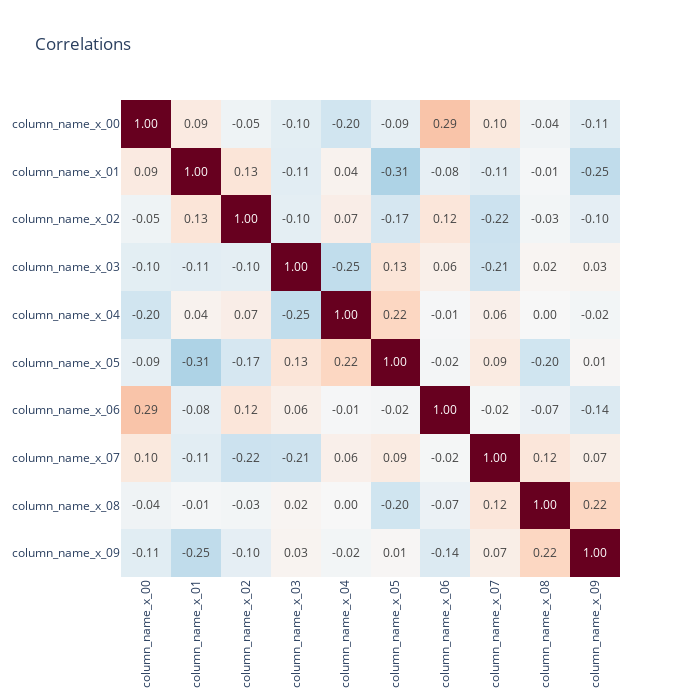

The code cell stored with this chart in its notebook:
### Code cell
# Heatmap with tick labels, color bar and cell annotations
# Mostly to be used as a correlation matrix

col_names = [
    "column_name_x_00",
    "column_name_x_01",
    "column_name_x_02",
    "column_name_x_03",
    "column_name_x_04",
    "column_name_x_05",
    "column_name_x_06",
    "column_name_x_07",
    "column_name_x_08",
    "column_name_x_09",
]

corr = np.flip(np.corrcoef(d_plot[col_names], rowvar=False), 0)
fig = go.Figure()
fig.add_trace(
    go.Heatmap(
        x=col_names,
        y=col_names[::-1],
        z=corr,
        zmin=-1,
        zmax=1,
        zauto=False,
        name="",
        colorscale="RdBu_r",
        showscale=False,
        text=corr,
        texttemplate="%{text:0.2f}",
        textfont={"size": 12},
    )
)
fig.update_traces(hovertemplate="x: %{x}" + "<br>y: %{y}" + "<br>value: %{z:0.3f}")
fig.update_layout(
    template="plotly_white",
    width=200 + 50 * corr.shape[0],
    height=200 + 50 * corr.shape[0],
    title="Correlations",
)
fig.update_xaxes(tickangle=270)
fig.show()

### Figure 1 — Plotly figure (JSON) as saved in the notebook; plotly's stock layout.template omitted (floating-point values rounded to 4 significant figures)
{"data": [{"colorscale": [[0, "rgb(5,48,97)"], [0.1, "rgb(33,102,172)"], [0.2, "rgb(67,147,195)"], [0.3, "rgb(146,197,222)"], [0.4, "rgb(209,229,240)"], [0.5, "rgb(247,247,247)"], [0.6, "rgb(253,219,199)"], [0.7, "rgb(244,165,130)"], [0.8, "rgb(214,96,77)"], [0.9, "rgb(178,24,43)"], [1, "rgb(103,0,31)"]], "hovertemplate": "x: %{x}<br>y: %{y}<br>value: %{z:0.3f}", "name": "", "showscale": false, "text": [[-0.1138, -0.2532, -0.09705, 0.03088, -0.02468, 0.01173, -0.1427, 0.06667, 0.2154, 1.0], [-0.04391, -0.01347, -0.02774, 0.01994, 0.0006853, -0.2031, -0.06569, 0.1208, 1, 0.2154], [0.1032, -0.1128, -0.2159, -0.211, 0.05518, 0.08826, -0.01522, 1.0, 0.1208, 0.06667], [0.2868, -0.08396, 0.1206, 0.05894, -0.01043, -0.01961, 1, -0.01522, -0.06569, -0.1427], [-0.08918, -0.3096, -0.1733, 0.1307, 0.2157, 1.0, -0.01961, 0.08826, -0.2031, 0.01173], [-0.1997, 0.03627, 0.06793, -0.2495, 1, 0.2157, -0.01043, 0.05518, 0.0006853, -0.02468], [-0.1041, -0.1117, -0.1015, 1, -0.2495, 0.1307, 0.05894, -0.211, 0.01994, 0.03088], [-0.04647, 0.1287, 1, -0.1015, 0.06793, -0.1733, 0.1206, -0.2159, -0.02774, -0.09705], [0.09153, 1.0, 0.1287, -0.1117, 0.03627, -0.3096, -0.08396, -0.1128, -0.01347, -0.2532], [1, 0.09153, -0.04647, -0.1041, -0.1997, -0.08918, 0.2868, 0.1032, -0.04391, -0.1138]], "textfont": {"size": 12}, "texttemplate": "%{text:0.2f}", "type": "heatmap", "x": ["column_name_x_00", "column_name_x_01", "column_name_x_02", "column_name_x_03", "column_name_x_04", "column_name_x_05", "column_name_x_06", "column_name_x_07", "column_name_x_08", "column_name_x_09"], "y": ["column_name_x_09", "column_name_x_08", "column_name_x_07", "column_name_x_06", "column_name_x_05", "column_name_x_04", "column_name_x_03", "column_name_x_02", "column_name_x_01", "column_name_x_00"], "z": [[-0.1138, -0.2532, -0.09705, 0.03088, -0.02468, 0.01173, -0.1427, 0.06667, 0.2154, 1.0], [-0.04391, -0.01347, -0.02774, 0.01994, 0.0006853, -0.2031, -0.06569, 0.1208, 1, 0.2154], [0.1032, -0.1128, -0.2159, -0.211, 0.05518, 0.08826, -0.01522, 1.0, 0.1208, 0.06667], [0.2868, -0.08396, 0.1206, 0.05894, -0.01043, -0.01961, 1, -0.01522, -0.06569, -0.1427], [-0.08918, -0.3096, -0.1733, 0.1307, 0.2157, 1.0, -0.01961, 0.08826, -0.2031, 0.01173], [-0.1997, 0.03627, 0.06793, -0.2495, 1, 0.2157, -0.01043, 0.05518, 0.0006853, -0.02468], [-0.1041, -0.1117, -0.1015, 1, -0.2495, 0.1307, 0.05894, -0.211, 0.01994, 0.03088], [-0.04647, 0.1287, 1, -0.1015, 0.06793, -0.1733, 0.1206, -0.2159, -0.02774, -0.09705], [0.09153, 1.0, 0.1287, -0.1117, 0.03627, -0.3096, -0.08396, -0.1128, -0.01347, -0.2532], [1, 0.09153, -0.04647, -0.1041, -0.1997, -0.08918, 0.2868, 0.1032, -0.04391, -0.1138]], "zauto": false, "zmax": 1, "zmin": -1}], "layout": {"height": 700, "title": {"text": "Correlations"}, "width": 700, "xaxis": {"tickangle": -90}}}
